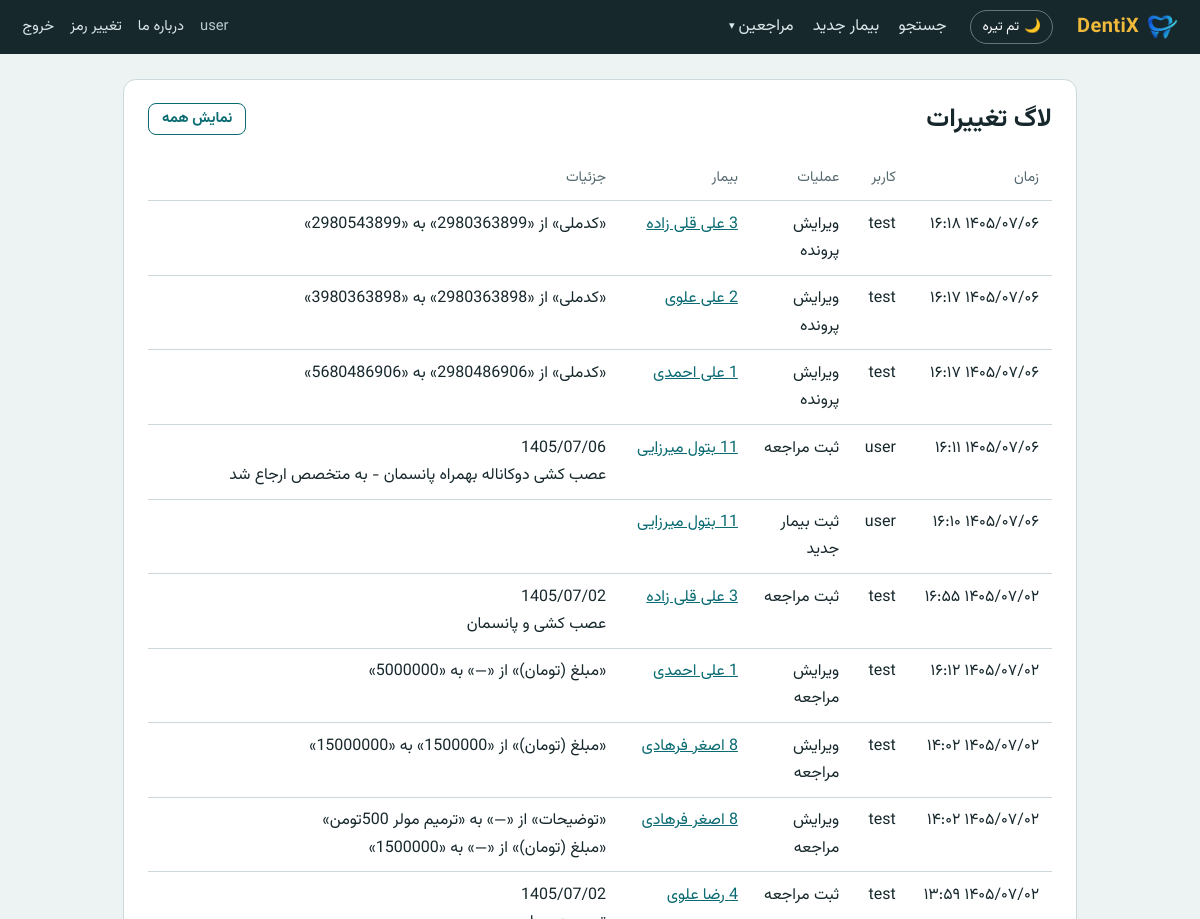
/settings/log/?only=changes (signed in, upper part), run on an earlier commit of the app's database.
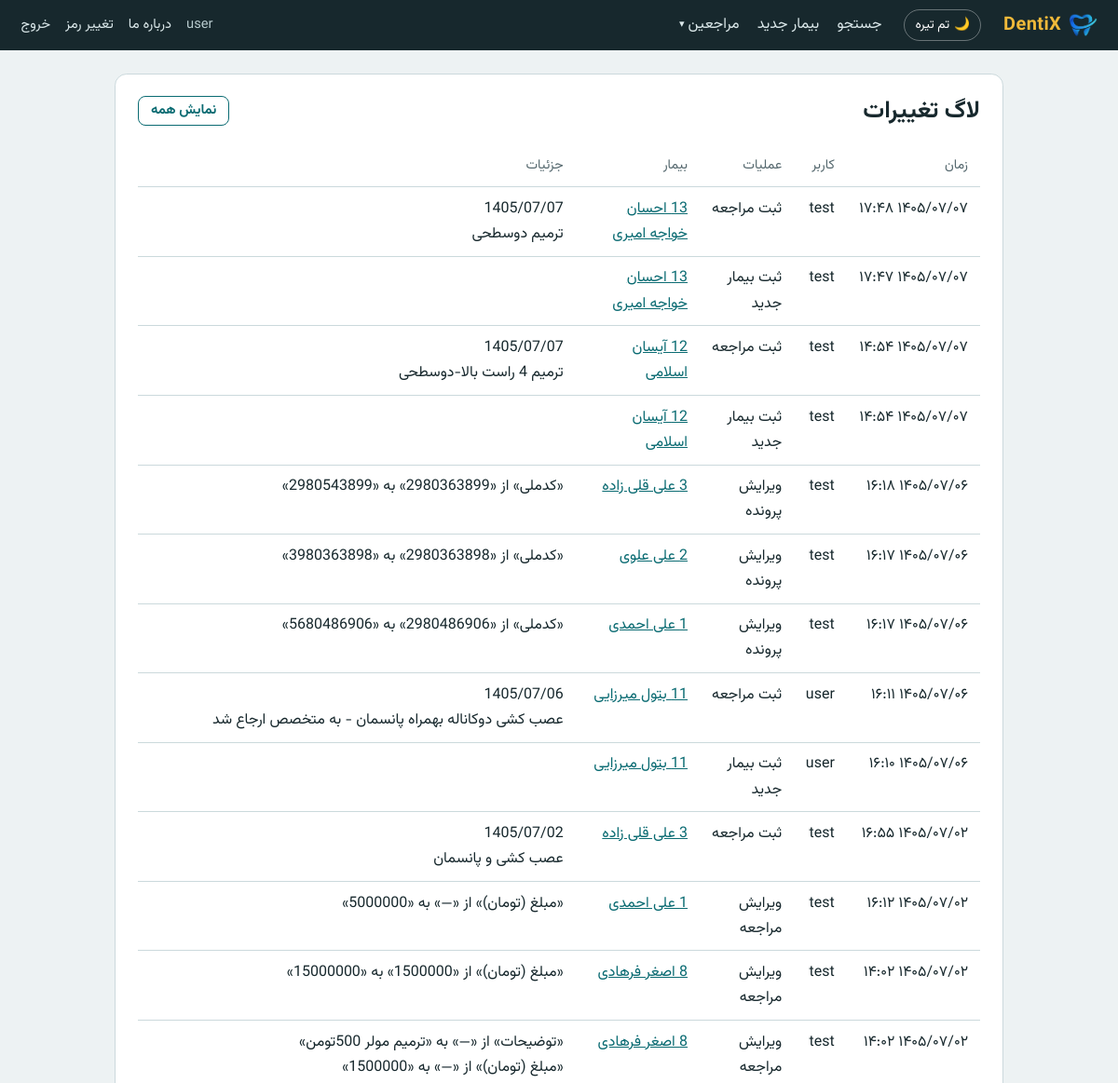
And on a later commit of the database.
### patients/models.py (models this page shows, shortened)
class AuditLog(models.Model):
    LOGIN = "login"
    PATIENT_CREATED = "patient_created"
    PATIENT_UPDATED = "patient_updated"
    PATIENT_DELETED = "patient_deleted"
    VISIT_ADDED = "visit_added"
    VISIT_UPDATED = "visit_updated"
    VISIT_DELETED = "visit_deleted"
    ACTIONS = [
        (LOGIN, "ورود به برنامه"),
        (PATIENT_CREATED, "ثبت بیمار جدید"),
        (PATIENT_UPDATED, "ویرایش پرونده"),
        (PATIENT_DELETED, "حذف بیمار"),
        (VISIT_ADDED, "ثبت مراجعه"),
        (VISIT_UPDATED, "ویرایش مراجعه"),
        (VISIT_DELETED, "حذف مراجعه"),
    ]
    user = models.ForeignKey(
        settings.AUTH_USER_MODEL, null=True, blank=True, on_delete=models.SET_NULL,
        related_name="+", verbose_name="کاربر",
    )
    username = models.CharField("نام کاربری", max_length=150, blank=True)
    action = models.CharField("عملیات", max_length=20, choices=ACTIONS)
    patient = models.ForeignKey(
        Patient, null=True, blank=True, on_delete=models.SET_NULL,
        related_name="+", verbose_name="بیمار",
    )
    patient_label = models.CharField("بیمار", max_length=200, blank=True)
    details = models.TextField("جزئیات", blank=True)
    created_at = models.DateTimeField("زمان", auto_now_add=True, db_index=True)
    class Meta:
        verbose_name = "لاگ تغییرات"
        verbose_name_plural = "لاگ تغییرات"
        ordering = ["-created_at", "-id"]

### patients/views.py (the view)
# urls.py: path("settings/log/", views.audit_log, name="audit_log"),
@access()
def audit_log(request):
    if not request.user.has_perm("patients.view_auditlog"):
        raise PermissionDenied
    only_changes = request.GET.get("only") == "changes"
    logs = AuditLog.objects.all()
    if only_changes:
        logs = logs.exclude(action=AuditLog.LOGIN)
    page = Paginator(logs, 50).get_page(request.GET.get("page"))
    return render(request, "patients/audit_log.html", {"page": page, "only_changes": only_changes})

### patients/context_processors.py (called while the page is built)
def site_credit(request):
    return {
        "site_developer_name": credit.DEVELOPER_NAME,
        "site_developer_phone": credit.DEVELOPER_PHONE,
        "site_developer_email": credit.DEVELOPER_EMAIL,
    }

### patients/jalali.py (called while the page is built)
def gregorian_to_jalali(gy, gm, gd):
    g_d_m = [0, 31, 59, 90, 120, 151, 181, 212, 243, 273, 304, 334]
    gy2 = gy + 1 if gm > 2 else gy
    days = (
        355666 + (365 * gy) + ((gy2 + 3) // 4) - ((gy2 + 99) // 100)
        + ((gy2 + 399) // 400) + gd + g_d_m[gm - 1]
    )
    jy = -1595 + (33 * (days // 12053))
    days %= 12053
    jy += 4 * (days // 1461)
    days %= 1461
    if days > 365:
        jy += (days - 1) // 365
        days = (days - 1) % 365
    if days < 186:
        jm = 1 + days // 31
        jd = 1 + days % 31
    else:
        jm = 7 + (days - 186) // 30
        jd = 1 + (days - 186) % 30
    return jy, jm, jd

def to_jalali(d):
    return gregorian_to_jalali(d.year, d.month, d.day)

def format_jalali(d):
    jy, jm, jd = to_jalali(d)
    return f"{jy:04d}/{jm:02d}/{jd:02d}"

### patients/utils.py (called while the page is built)
def to_fa_digits(value):
    return str(value).translate(_TO_FA)

### templates/patients/audit_log.html (shortened to what this page needs)
{% extends "base.html" %}
{% load fa %}
{% block content %}
<section class="card">
  <div class="week-head">
    <h1>لاگ تغییرات</h1>
    <div class="week-nav">
      {% if only_changes %}
        <a class="btn secondary small" href="{% url 'audit_log' %}">نمایش همه</a>
      {% else %}
        <a class="btn secondary small" href="{% url 'audit_log' %}?only=changes">فقط تغییرات (بدون ورود)</a>
      {% endif %}
    </div>
  </div>
  <div class="table-wrap">
  <table class="data">
    <thead><tr><th>زمان</th><th>کاربر</th><th>عملیات</th><th>بیمار</th><th>جزئیات</th></tr></thead>
    <tbody>
      {% for log in page %}
      <tr>
        <td class="nowrap">{{ log.created_at|jdatetime }}</td>
        <td>{{ log.username|default:"—" }}</td>
        <td>{{ log.get_action_display }}</td>
        <td>{% if log.patient_id %}<a href="{% url 'patient_detail' log.patient_id %}">{{ log.patient_label }}</a>{% else %}{{ log.patient_label|default:"—" }}{% endif %}</td>
        <td class="pre">{{ log.details|default:"" }}</td>
      </tr>
      {% empty %}
      <tr><td colspan="5" class="empty-inline">موردی ثبت نشده است.</td></tr>
      {% endfor %}
    </tbody>
  </table>
  </div>
</section>
{% endblock %}

What changed in the data, as far as the page shows it:
no longer on this page (row unchanged): AuditLog: created_at|jdatetime "۱۴۰۵/۰۷/۰۲ ۱۳:۵۹", username "test", action "ثبت مراجعه", patient_label "4 رضا علوی"
added AuditLog: created_at|jdatetime "۱۴۰۵/۰۷/۰۷ ۱۷:۴۸", username "test", action "ثبت مراجعه", patient_label "13 احسان خواجه امیری", details "1405/07/07 ترمیم دوسطحی"
added AuditLog: created_at|jdatetime "۱۴۰۵/۰۷/۰۷ ۱۷:۴۷", username "test", action "ثبت بیمار جدید", patient_label "13 احسان خواجه امیری"
added AuditLog: created_at|jdatetime "۱۴۰۵/۰۷/۰۷ ۱۴:۵۴", username "test", action "ثبت مراجعه", patient_label "12 آیسان اسلامی", details "1405/07/07 ترمیم 4 راست بالا-دوسطحی"
added AuditLog: created_at|jdatetime "۱۴۰۵/۰۷/۰۷ ۱۴:۵۴", username "test", action "ثبت بیمار جدید", patient_label "12 آیسان اسلامی"
